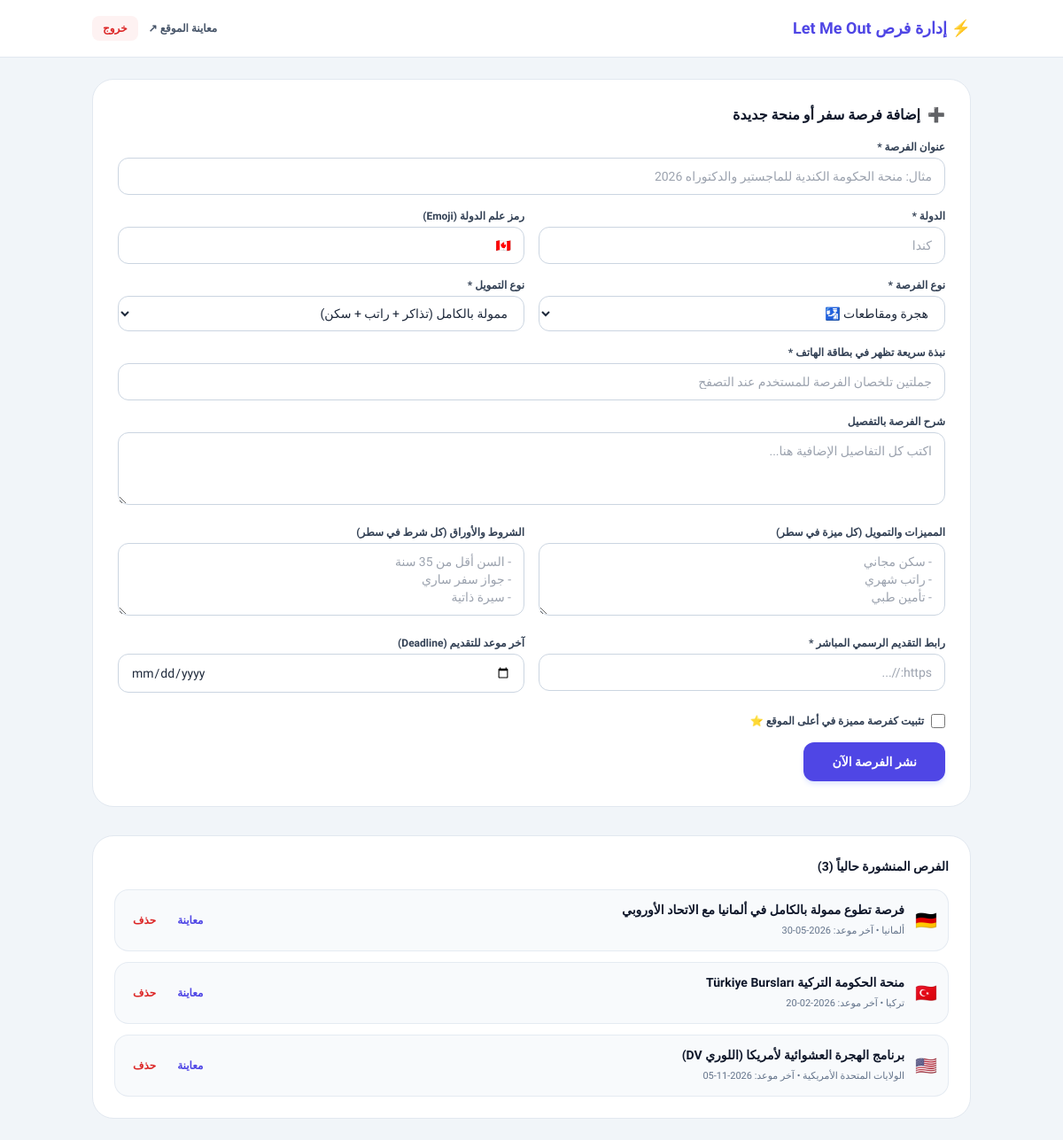
The page /admin/index.php (signed in) on the database its author committed.
### tables this page shows
CREATE TABLE IF NOT EXISTS `opportunities` (
    `id` INT AUTO_INCREMENT PRIMARY KEY,
    `title` VARCHAR(255) NOT NULL,
    `slug` VARCHAR(255) NOT NULL,
    `country` VARCHAR(100) NOT NULL,
    `country_code` VARCHAR(10) DEFAULT '🌍',
    `category` ENUM('immigration', 'scholarship', 'job', 'volunteering', 'nomad', 'internship', 'other') NOT NULL DEFAULT 'other',
    `funding_type` ENUM('fully_funded', 'partially_funded', 'self_funded', 'paid_job') NOT NULL DEFAULT 'fully_funded',
    `summary` TEXT NOT NULL,
    `description` LONGTEXT NOT NULL,
    `requirements` TEXT NULL,
    `benefits` TEXT NULL,
    `apply_link` VARCHAR(500) NOT NULL,
    `deadline` DATE NULL,
    `views` INT DEFAULT 0,
    `is_featured` TINYINT(1) DEFAULT 0,
    `status` ENUM('active', 'expired', 'draft') DEFAULT 'active',
    `created_at` TIMESTAMP DEFAULT CURRENT_TIMESTAMP,
    `updated_at` TIMESTAMP DEFAULT CURRENT_TIMESTAMP ON UPDATE CURRENT_TIMESTAMP
);

### admin/index.php (the view, shortened to what this page needs)
<?php
$isLoggedIn = isset($_SESSION['admin_logged_in']) && $_SESSION['admin_logged_in'] === true;
$error = '';
$list = [];
$pdo = getDB();
if ($pdo) {
    try {
        $list = $pdo->query("SELECT * FROM opportunities ORDER BY id DESC")->fetchAll();
    } catch (Exception $e) {}
}
?>
<!DOCTYPE html>
<html lang="ar" dir="rtl">
<head>
  <script src="https://cdn.tailwindcss.com"></script>
</head>
<body class="bg-slate-100 text-slate-800 min-h-screen">
  <?php if (!$isLoggedIn): ?>
    <div class="min-h-screen flex items-center justify-center p-4">
      <div class="bg-white max-w-sm w-full p-6 sm:p-8 rounded-3xl shadow-sm border border-slate-200">
        <div class="text-center mb-6">
          <span class="w-12 h-12 bg-indigo-600 text-white rounded-2xl flex items-center justify-center text-2xl mx-auto mb-3">🔒</span>
          <h1 class="text-xl font-extrabold text-slate-900">لوحة تحكم الإدارة</h1>
          <p class="text-xs text-slate-500 mt-1">خاصة بصاحب الموقع لإضافة الفرص</p>
        </div>
        <?php if (!empty($error)): ?>
          <div class="bg-red-50 text-red-700 text-xs p-3 rounded-xl mb-4 border border-red-200 font-medium">
            <?= htmlspecialchars($error) ?>
          </div>
        <?php endif; ?>
        <form method="POST" class="space-y-4">
          <input type="hidden" name="action" value="login">
          <div>
            <label class="block text-xs font-bold text-slate-700 mb-1">اسم المستخدم</label>
            <input type="text" name="username" required placeholder="admin" class="w-full px-3.5 py-2.5 rounded-xl border border-slate-300 text-sm focus:ring-2 focus:ring-indigo-600 focus:outline-none">
          </div>
          <div>
            <label class="block text-xs font-bold text-slate-700 mb-1">كلمة المرور</label>
            <input type="password" name="password" required placeholder="••••••••" class="w-full px-3.5 py-2.5 rounded-xl border border-slate-300 text-sm focus:ring-2 focus:ring-indigo-600 focus:outline-none">
          </div>
          <button type="submit" class="w-full py-3 bg-indigo-600 hover:bg-indigo-700 text-white font-bold rounded-xl text-sm transition shadow-sm">
            تسجيل الدخول
          </button>
        </form>
        <div class="mt-4 text-center">
          <a href="../index.php" class="text-xs text-slate-500 hover:text-indigo-600">← العودة للموقع</a>
        </div>
      </div>
    </div>
  <?php else: ?>
    <header class="bg-white border-b border-slate-200 sticky top-0 z-30">
      <div class="max-w-5xl mx-auto px-4 h-16 flex items-center justify-between">
        <div class="flex items-center gap-2">
          <span class="text-indigo-600 font-extrabold text-lg">⚡ إدارة فرص Let Me Out</span>
        </div>
        <div class="flex items-center gap-3">
          <a href="../index.php" target="_blank" class="text-xs text-slate-600 hover:text-indigo-600 font-bold">معاينة الموقع ↗</a>
          <a href="index.php?logout=1" class="text-xs text-red-600 bg-red-50 hover:bg-red-100 px-3 py-1.5 rounded-lg font-bold">خروج</a>
        </div>
      </div>
    </header>
    <div class="max-w-5xl mx-auto px-4 py-6">
      <div class="bg-white rounded-3xl border border-slate-200 p-5 sm:p-7 shadow-xs mb-8">
        <h2 class="text-base font-extrabold text-slate-900 mb-4 flex items-center gap-2">
          <span>➕</span>
          <span>إضافة فرصة سفر أو منحة جديدة</span>
        </h2>
        <form method="POST" class="space-y-4">
          <div class="grid grid-cols-1 sm:grid-cols-2 gap-4">
            <div class="sm:col-span-2">
              <label class="block text-xs font-bold text-slate-700 mb-1">عنوان الفرصة *</label>
              <input type="text" name="title" required placeholder="مثال: منحة الحكومة الكندية للماجستير والدكتوراه 2026" class="w-full px-3.5 py-2.5 rounded-xl border border-slate-300 text-xs sm:text-sm focus:ring-2 focus:ring-indigo-600 focus:outline-none">
            </div>
            <div>
              <label class="block text-xs font-bold text-slate-700 mb-1">الدولة *</label>
              <input type="text" name="country" required placeholder="كندا" class="w-full px-3.5 py-2.5 rounded-xl border border-slate-300 text-xs sm:text-sm focus:ring-2 focus:ring-indigo-600 focus:outline-none">
            </div>
            <div>
              <label class="block text-xs font-bold text-slate-700 mb-1">رمز علم الدولة (Emoji)</label>
              <input type="text" name="country_code" value="🇨🇦" placeholder="🇨🇦 أو 🇩🇪" class="w-full px-3.5 py-2.5 rounded-xl border border-slate-300 text-xs sm:text-sm focus:ring-2 focus:ring-indigo-600 focus:outline-none">
            </div>
            <div>
              <label class="block text-xs font-bold text-slate-700 mb-1">نوع الفرصة *</label>
              <select name="category" class="w-full px-3.5 py-2.5 rounded-xl border border-slate-300 text-xs sm:text-sm focus:ring-2 focus:ring-indigo-600 focus:outline-none bg-white">
                <option value="immigration">هجرة ومقاطعات 🛂</option>
              </select>
            </div>
            <div>
              <label class="block text-xs font-bold text-slate-700 mb-1">نوع التمويل *</label>
              <select name="funding_type" class="w-full px-3.5 py-2.5 rounded-xl border border-slate-300 text-xs sm:text-sm focus:ring-2 focus:ring-indigo-600 focus:outline-none bg-white">
                <option value="fully_funded">ممولة بالكامل (تذاكر + راتب + سكن)</option>
              </select>
            </div>
            <div class="sm:col-span-2">
              <label class="block text-xs font-bold text-slate-700 mb-1">نبذة سريعة تظهر في بطاقة الهاتف *</label>
              <input type="text" name="summary" required placeholder="جملتين تلخصان الفرصة للمستخدم عند التصفح" class="w-full px-3.5 py-2.5 rounded-xl border border-slate-300 text-xs sm:text-sm focus:ring-2 focus:ring-indigo-600 focus:outline-none">
            </div>
            <div class="sm:col-span-2">
              <label class="block text-xs font-bold text-slate-700 mb-1">شرح الفرصة بالتفصيل</label>
              <textarea name="description" rows="3" placeholder="اكتب كل التفاصيل الإضافية هنا..." class="w-full px-3.5 py-2.5 rounded-xl border border-slate-300 text-xs sm:text-sm focus:ring-2 focus:ring-indigo-600 focus:outline-none"></textarea>
            </div>
            <div>
              <label class="block text-xs font-bold text-slate-700 mb-1">المميزات والتمويل (كل ميزة في سطر)</label>
              <textarea name="benefits" rows="3" placeholder="- سكن مجاني&#10;- راتب شهري&#10;- تأمين طبي" class="w-full px-3.5 py-2.5 rounded-xl border border-slate-300 text-xs sm:text-sm focus:ring-2 focus:ring-indigo-600 focus:outline-none"></textarea>
            </div>
            <div>
              <label class="block text-xs font-bold text-slate-700 mb-1">الشروط والأوراق (كل شرط في سطر)</label>
              <textarea name="requirements" rows="3" placeholder="- السن أقل من 35 سنة&#10;- جواز سفر ساري&#10;- سيرة ذاتية" class="w-full px-3.5 py-2.5 rounded-xl border border-slate-300 text-xs sm:text-sm focus:ring-2 focus:ring-indigo-600 focus:outline-none"></textarea>
            </div>
            <div>
              <label class="block text-xs font-bold text-slate-700 mb-1">رابط التقديم الرسمي المباشر *</label>
              <input type="url" name="apply_link" required placeholder="https://..." class="w-full px-3.5 py-2.5 rounded-xl border border-slate-300 text-xs sm:text-sm focus:ring-2 focus:ring-indigo-600 focus:outline-none">
            </div>
            <div>
              <label class="block text-xs font-bold text-slate-700 mb-1">آخر موعد للتقديم (Deadline)</label>
              <input type="date" name="deadline" class="w-full px-3.5 py-2.5 rounded-xl border border-slate-300 text-xs sm:text-sm focus:ring-2 focus:ring-indigo-600 focus:outline-none bg-white">
            </div>
          </div>
          <div class="flex items-center gap-2 pt-2">
            <input type="checkbox" id="is_featured" name="is_featured" value="1" class="w-4 h-4 text-indigo-600 rounded">
            <label for="is_featured" class="text-xs font-bold text-slate-700">تثبيت كفرصة مميزة في أعلى الموقع ⭐</label>
          </div>
          <button type="submit" class="w-full sm:w-auto px-8 py-3 bg-indigo-600 hover:bg-indigo-700 text-white font-bold rounded-xl text-sm transition shadow-md shadow-indigo-100">
            نشر الفرصة الآن
          </button>
        </form>
      </div>
      <div class="bg-white rounded-3xl border border-slate-200 p-5 sm:p-6 shadow-xs">
        <h3 class="text-sm font-bold text-slate-900 mb-4">الفرص المنشورة حالياً (<?= count($list) ?>)</h3>
        <?php if (empty($list)): ?>
          <p class="text-xs text-slate-400 text-center py-6">لا توجد فرص مضافة حتى الآن في قاعدة البيانات.</p>
        <?php else: ?>
          <div class="space-y-3">
            <?php foreach ($list as $item): ?>
              <div class="flex items-center justify-between p-3 rounded-2xl bg-slate-50 border border-slate-200/80">
                <div class="flex items-center gap-3">
                  <span class="text-xl"><?= htmlspecialchars($item['country_code'] ?? '🌍') ?></span>
                  <div>
                    <h4 class="text-xs sm:text-sm font-bold text-slate-900"><?= htmlspecialchars($item['title']) ?></h4>
                    <span class="text-[11px] text-slate-500"><?= htmlspecialchars($item['country']) ?> • آخر موعد: <?= $item['deadline'] ?: 'مفتوح' ?></span>
                  </div>
                </div>
                <div class="flex items-center gap-2">
                  <a href="../details.php?id=<?= $item['id'] ?>" target="_blank" class="p-2 text-indigo-600 hover:bg-indigo-50 rounded-lg text-xs font-bold">معاينة</a>
                  <a href="index.php?delete=<?= $item['id'] ?>" onclick="return confirm('هل أنت متأكد من الحذف؟')" class="p-2 text-red-600 hover:bg-red-50 rounded-lg text-xs font-bold">حذف</a>
                </div>
              </div>
            <?php endforeach; ?>
          </div>
        <?php endif; ?>
      </div>
    </div>
  <?php endif; ?>
</body>
</html>

### admin/index.php (style rules this page uses)
body { font-family: 'Tajawal', sans-serif; }

### rows shown on the page
opportunities: country_code "🇩🇪", title "فرصة تطوع ممولة بالكامل في ألمانيا مع الاتحاد الأوروبي", country "ألمانيا", deadline "2026-05-30"
opportunities: country_code "🇹🇷", title "منحة الحكومة التركية Türkiye Bursları", country "تركيا", deadline "2026-02-20"
opportunities: country_code "🇺🇸", title "برنامج الهجرة العشوائية لأمريكا (اللوري DV)", country "الولايات المتحدة الأمريكية", deadline "2026-11-05"

### other values the page prints
count($list) "3"
